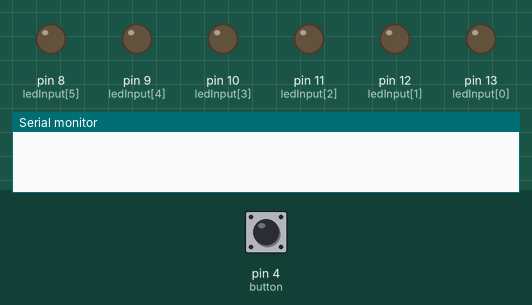
This sketch was run on a simulated Arduino Uno, built with avr-gcc and run on an emulated ATmega328P. On the bench: output pins drawn as LEDs (lit = HIGH), the last lines printed to the serial monitor. The test bench sets the inputs (shaded band); at power-on: pin 4 (button) HIGH. Random numbers use the default seed unless the sketch sets one.

Above: at 1.2 s.
1.3 s: pin 4 (button) pulled LOW for 0.15 s
At 1.9 s:
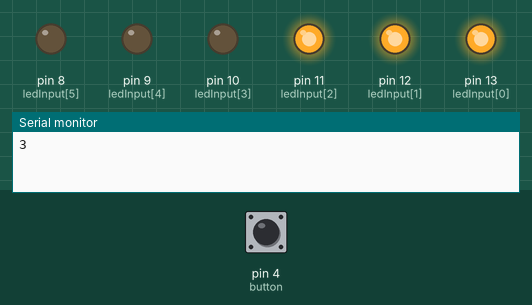
Timing chart, 0 to 10.4 s (numbered marks = the images above; inputs shaded):
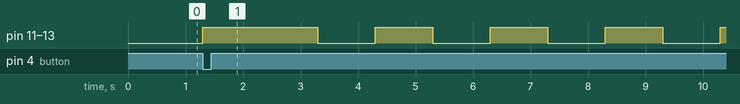

The sketch:

dice_rolling1.ino
```cpp
// C++ code
//

int ledInput[6] = {13, 12, 11, 10, 9, 8};
int tempValue = 0;

const int button = 4;

int flag = 0;

void setup()
{
  Serial.begin(9600);
  for(int i = 0; i < sizeof(ledInput) / sizeof(int); i++){
    pinMode(ledInput[i], OUTPUT);
  }
  pinMode(button, INPUT);
 }

void loop()
 {
   int btn_state = digitalRead(button); //Reads the input of pin 2 and save it in btn_state
   if(!btn_state)  //If the button is pressed
   {
     int rand = random(1, 6);
     if(flag == 0) //Check if flag is 0
     {
       tempValue = rand;
       for (int i = 0; i < rand; i++) {
          digitalWrite(ledInput[i], HIGH); //Turn LED on
       }
       flag = 1; //Set flag to 1
       Serial.println(rand);
       delay(2000);
       for (int i = 0; i < 6; i++) { // Blink led 6 times
         for (int y = 0; y < tempValue; y++) {
           digitalWrite(ledInput[y], LOW);
         }
         delay(1000);
         for (int z = 0; z < tempValue; z++) {
           digitalWrite(ledInput[z], HIGH);
         }
         delay(1000);
       }
     }
     else if(flag == 1) //If flag is 1
     {
       for (int i = 0; i < tempValue; i++) {
         digitalWrite(ledInput[i], LOW); //Turn LED off
       }
       flag = 0; //Set flag to 0
     }
   }
}
```

Measured:
- after the input at 1.3 s, pin 11 (ledInput[2]), pin 12 (ledInput[1]), pin 13 (ledInput[0]): LOW → HIGH at once, then repeats every 2.0 s: LOW 1.0 s, HIGH 1.0 s
